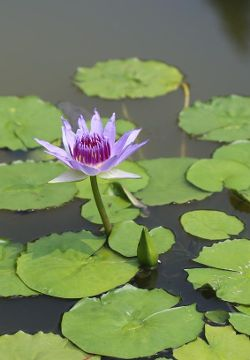
#> input picture resources/ex1.jpg, 250 x 360 px, found by its file name
$ python test1.py
#> lines starting #> are read from the running program, lines starting #| are printed output that depends on the picture
import cv2

img_path = 'resources/ex1.jpg'

img = cv2.imread(img_path)
#> img is the input picture: shape (360, 250, 3); mean B, G, R 90.7, 133.7, 118.2

# cv2.imshow('Image', img)
# cv2.waitKey(0)

height, width, channels = img.shape
#> height = 360; width = 250; channels = 3
print(f'{(height, width, channels)}')
#| (360, 250, 3)

b, g, r = img[5, 3] # row5 col3
#> b = 113; g = 115; r = 109
print(f'{(b, g, r)}')
#| (113, 115, 109)

blue_img = img[:, :, 0]
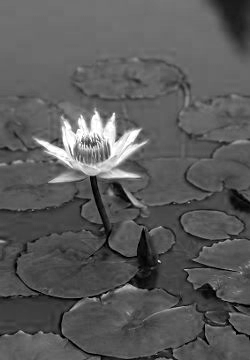
#> blue_img: shape (360, 250); min 0, max 255, mean 90.7
green_img = img[:, :, 1]
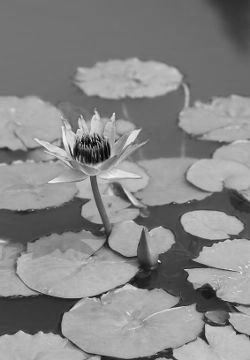
#> green_img: shape (360, 250); min 0, max 245, mean 133.7
red_img = img[:, :, 2]
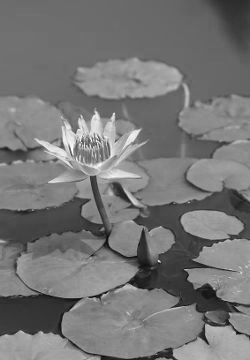
#> red_img: shape (360, 250); min 0, max 255, mean 118.2

# [10 lines of commented-out code are left out]
import numpy as np

# [10 lines of commented-out code are left out]
def smaller_k_time(image, k):
    hr = height//k
    wr = width//k
    return size_change(image, hr, wr)

def size_change(image, hr, wr):
#> called with hr = 250, wr = 250
    height = len(image)
#> height = 360
    width = len(image[0])
#> width = 250
    result = np.zeros((hr, wr))
    if(height%hr == 0): kr = height//hr
    else: kr = height // hr + 1
#> kr = 2
    if(width%wr == 0): kc = width//wr
#> kc = 1
    else: kc = width//wr + 1
    r_dis, index_r = 0,-1

    for r in range(height):
        index_c = 0
        c_dis = 0
        if r % kr != 0 and r_dis < height - hr:
            r_dis += 1
            continue
        else: index_r += 1
        for c in range(width):
            if(c % kc == 0 or c_dis == width - wr):
                result[index_r, index_c] = (image[r, c]/255)
                index_c += 1
            else: c_dis += 1
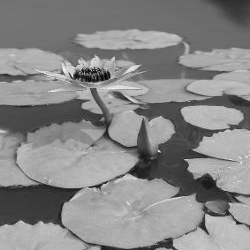
#> result: shape (250, 250) float64; min 0, max 0.961, mean 0.53
#> after the loop, index_r = 249; r_dis = 110

    return result

image_resize = size_change(green_img, 250, 250)
# image_resize = smaller_k_time(green_img, 2)
cv2.imshow('Resize', image_resize)
cv2.waitKey(0)

# cv2.imshow('Result', result)
# cv2.imshow('Green', green_img)
# cv2.waitKey(0)

#image convolution
#2 function
